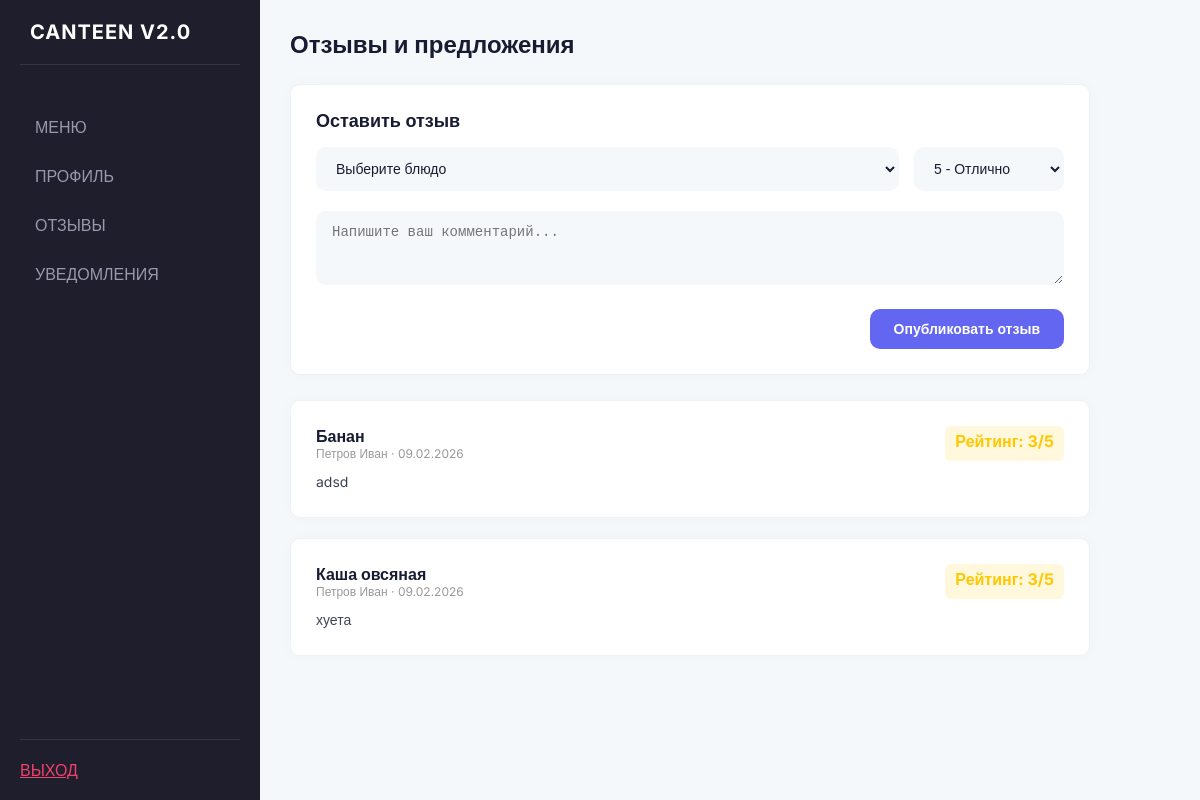
The app's page /reviews (signed in) with its own data.
### models.py (models this page shows, shortened)
class Review(db.Model):
    id = db.Column(db.Integer, primary_key=True)
    user_id = db.Column(db.Integer, db.ForeignKey('user.id'))
    menu_item_id = db.Column(db.Integer, db.ForeignKey('menu_item.id'))
    text = db.Column(db.Text)
    rating = db.Column(db.Integer)
    date = db.Column(db.DateTime, default=datetime.now)
    user = db.relationship('User')
    menu_item = db.relationship('MenuItem')

class MenuItem(db.Model):
    id = db.Column(db.Integer, primary_key=True)
    name = db.Column(db.String(100), nullable=False)
    price = db.Column(db.Float, nullable=False)
    category_id = db.Column(db.Integer, db.ForeignKey('category.id'))
    day_of_week = db.Column(db.Integer, nullable=False)
    is_available = db.Column(db.Boolean, default=True)
    category = db.relationship('Category', backref='items')

class User(db.Model):
    id = db.Column(db.Integer, primary_key=True)
    username = db.Column(db.String(80), unique=True, nullable=False)
    password = db.Column(db.String(200), nullable=False)
    role = db.Column(db.String(20), nullable=False)
    balance = db.Column(db.Float, default=0)
    full_name = db.Column(db.String(100), default='')
    class_name = db.Column(db.String(20), default='')
    is_approved = db.Column(db.Boolean, default=False)

### app.py (the view)
@app.route('/reviews')
def reviews():
    user = get_user_by_id(session['user_id'])
    all_reviews = get_all_reviews()
    items = MenuItem.query.all()
    return render_template('reviews.html', user=user, reviews=all_reviews, items=items)

### app.py (called while the page is built)
@app.after_request
def add_no_cache_headers(response):
    response.headers['Cache-Control'] = 'no-cache, no-store, must-revalidate, post-check=0, pre-check=0'
    response.headers['Pragma'] = 'no-cache'
    response.headers['Expires'] = '0'
    return response

@app.before_request
def check_session():
    public_routes = ['login', 'register', 'static', 'index']
    endpoint = request.endpoint
    if not endpoint:
        return
    if endpoint in public_routes:
        return
    if 'user_id' not in session:
        flash('Пожалуйста, войдите в систему')
        return redirect(url_for('login'))
    required_role = ROLE_REQUIRED.get(endpoint)
    if required_role is not None:
        user_role = session.get('role')
        if user_role != required_role:
            flash('У вас нет прав для доступа к этой странице')
            home = ROLE_HOME.get(user_role, 'login')
            return redirect(url_for(home))

@app.context_processor
def inject_unread_count():
    if 'user_id' in session:
        unread = get_unread_notifications(session['user_id'])
        return {'unread_count': len(unread)}
    return {'unread_count': 0}

### db_functions.py (called while the page is built)
def get_user_by_id(user_id):
    return User.query.get(user_id)

def get_all_reviews():
    return Review.query.order_by(Review.date.desc()).all()

def get_unread_notifications(user_id):
    return Notification.query.filter_by(user_id=user_id, is_read=False).all()

### templates/reviews.html (shortened to what this page needs)
{% extends 'base.html' %}
{% block content %}
<div style="max-width: 800px;">
    <h1>Отзывы и предложения</h1>
    <div class="section">
        <h2>Оставить отзыв</h2>
        <form method="POST" action="{{ url_for('add_review_route') }}">
            <div style="display: flex; gap: 15px; margin-bottom: 10px;">
                <div style="flex: 1;">
                    <select name="menu_item_id" required>
                        <option value="">Выберите блюдо</option>
                    </select>
                </div>
                <div style="width: 150px;">
                    <select name="rating" required>
                        <option value="5">5 - Отлично</option>
                    </select>
                </div>
            </div>
            <textarea name="text" rows="3" placeholder="Напишите ваш комментарий..." required></textarea>
            <div style="text-align: right; margin-top: 10px;">
                <button type="submit">Опубликовать отзыв</button>
            </div>
        </form>
    </div>
    {% if reviews %}
        <div style="display: grid; gap: 20px;">
        {% for review in reviews %}
            <div class="card" style="margin-bottom: 0;">
                <div style="display: flex; justify-content: space-between; margin-bottom: 10px;">
                    <div>
                        <span style="font-weight: 700; font-size: 16px;">{{ review.menu_item.name }}</span>
                        <div style="font-size: 12px; color: #999;">
                            {{ review.user.full_name or review.user.username }} &middot; {{ review.date.strftime('%d.%m.%Y') }}
                        </div>
                    </div>
                    <div style="background: {% if review.rating >= 4 %}#e8fff3{% elif review.rating == 3 %}#fff8dd{% else %}#fff5f8{% endif %};
                                color: {% if review.rating >= 4 %}#50cd89{% elif review.rating == 3 %}#ffc700{% else %}#f1416c{% endif %};
                                padding: 5px 10px; border-radius: 6px; font-weight: 700;">
                        Рейтинг: {{ review.rating }}/5
                    </div>
                </div>
                <p style="color: #3f4254; font-size: 14px; line-height: 1.5;">
                    {{ review.text }}
                </p>
            </div>
        {% endfor %}
        </div>
    {% else %}
        <p style="text-align: center; color: #999; margin-top: 40px;">Отзывов пока нет. Будьте первыми!</p>
    {% endif %}
</div>
{% endblock %}

### static/style.css (style rules this page uses)
:root { --sidebar-bg: #1e1e2d; --sidebar-text: #9899ac; --sidebar-active: #ffffff; --sidebar-active-bg: #2b2b40; --body-bg: #f5f8fa; --card-bg: #ffffff; --primary: #6366f1; --primary-hover: #4f46e5; --text-dark: #181c32; --text-gray: #7e8299; --success-light: #e8fff3; --success-text: #50cd89; --warning-light: #fff8dd; --warning-text: #ffc700; --danger-light: #fff5f8; --danger-text: #f1416c; --radius: 10px; }
* { margin: 0; padding: 0; box-sizing: border-box; }
body { font-family: 'Inter', sans-serif; background-color: var(--body-bg); color: var(--text-dark); display: flex; min-height: 100vh; }
h1 { font-size: 24px; font-weight: 700; margin-bottom: 25px; color: var(--text-dark); }
h2 { font-size: 18px; font-weight: 600; margin-bottom: 15px; color: var(--text-dark); }
.card, .section, .menu-section, .auth-container { background: var(--card-bg); border-radius: var(--radius); padding: 25px; margin-bottom: 25px; box-shadow: 0px 0px 20px 0px rgba(76, 87, 125, 0.02); border: 1px solid #eff2f5; }
input[type="text"], input[type="password"], input[type="number"], select, textarea { width: 100%; padding: 12px 15px; background: #f5f8fa; border: 1px solid transparent; border-radius: var(--radius); color: var(--text-dark); font-weight: 500; font-size: 14px; transition: 0.3s; margin-bottom: 10px; }
button, .btn { display: inline-block; padding: 12px 24px; background-color: var(--primary); color: #fff; border: none; border-radius: var(--radius); font-weight: 600; cursor: pointer; font-size: 14px; text-decoration: none; transition: 0.3s; text-align: center; }

### records on screen
Review: menu_item.name "Банан", user "Петров Иван", date "09.02.2026", rating "3", text "adsd"
Review: menu_item.name "Каша овсяная", user "Петров Иван", date "09.02.2026", rating "3", text "хуета"
